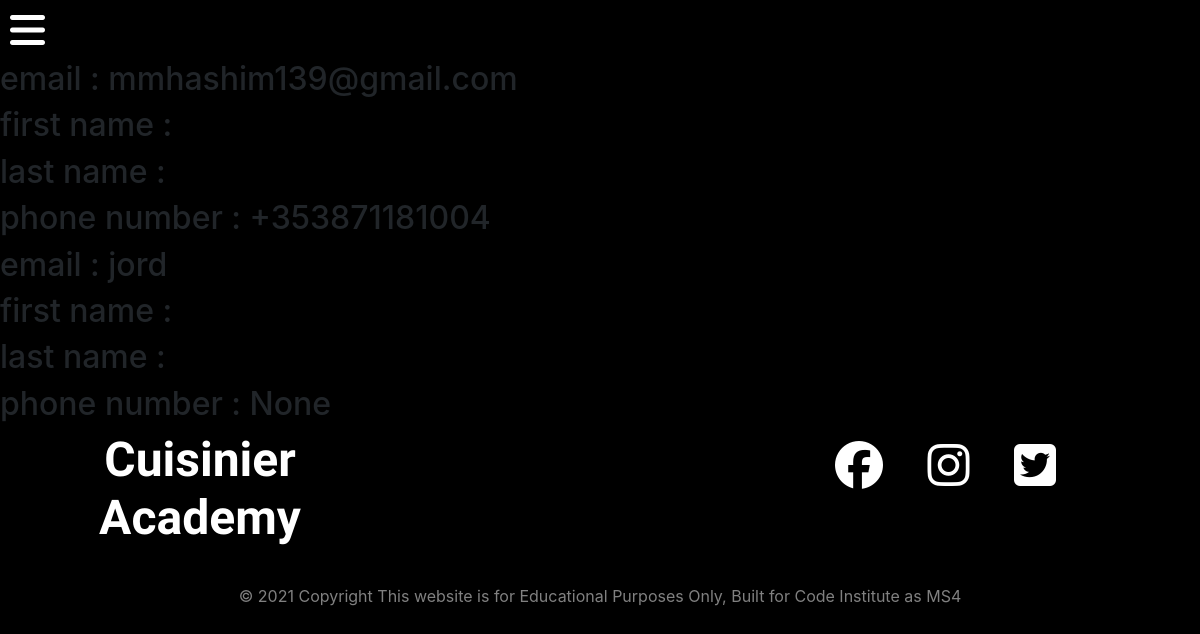
Page /profiles/ (signed in) on the committed database.
### profiles/models.py (models this page shows)
class UserProfile(models.Model):
    user = models.OneToOneField(User, on_delete=models.CASCADE)
    phone_number = models.CharField(max_length=20, null=True, blank=True)
    postcode = models.CharField(max_length=20, null=True, blank=True)
    town_or_city = models.CharField(max_length=40, null=True, blank=True)
    street_address1 = models.CharField(max_length=80, null=True, blank=True)
    street_address2 = models.CharField(max_length=80, null=True, blank=True)
    county = models.CharField(max_length=80, null=True, blank=True)
    country = CountryField(blank_label='Country', null=True, blank=True)
    def __str__(self):
        return self.user.username

### profiles/views.py (the view)
# urls.py: path('', views.profile, name='profiles'),
def profile(request):
    user = UserProfile.objects.all()
    context = {
        'user': user,
    }
    return render(request, 'profiles/profile.html', context)

### profiles/templates/profiles/profile.html
{% extends "base.html" %}
{% load static %}
{% block content %}
{% for u in user %}
<h2 >email : {{ u }}</h2>
<h2 >first name : {{ u.first_name }}</h2>
<h2 >last name : {{ u.last_name }}</h2>
<h2 >phone number : {{ u.phone_number }}</h2>
{% endfor %}
{% endblock %}

### static/css/base.css (style rules this page uses)
body { background-color: black; }

### rows in the picture
UserProfile: user.username "mmhashim139@gmail.com", phone_number "+353871181004"
UserProfile: user.username "jord", phone_number "None"
